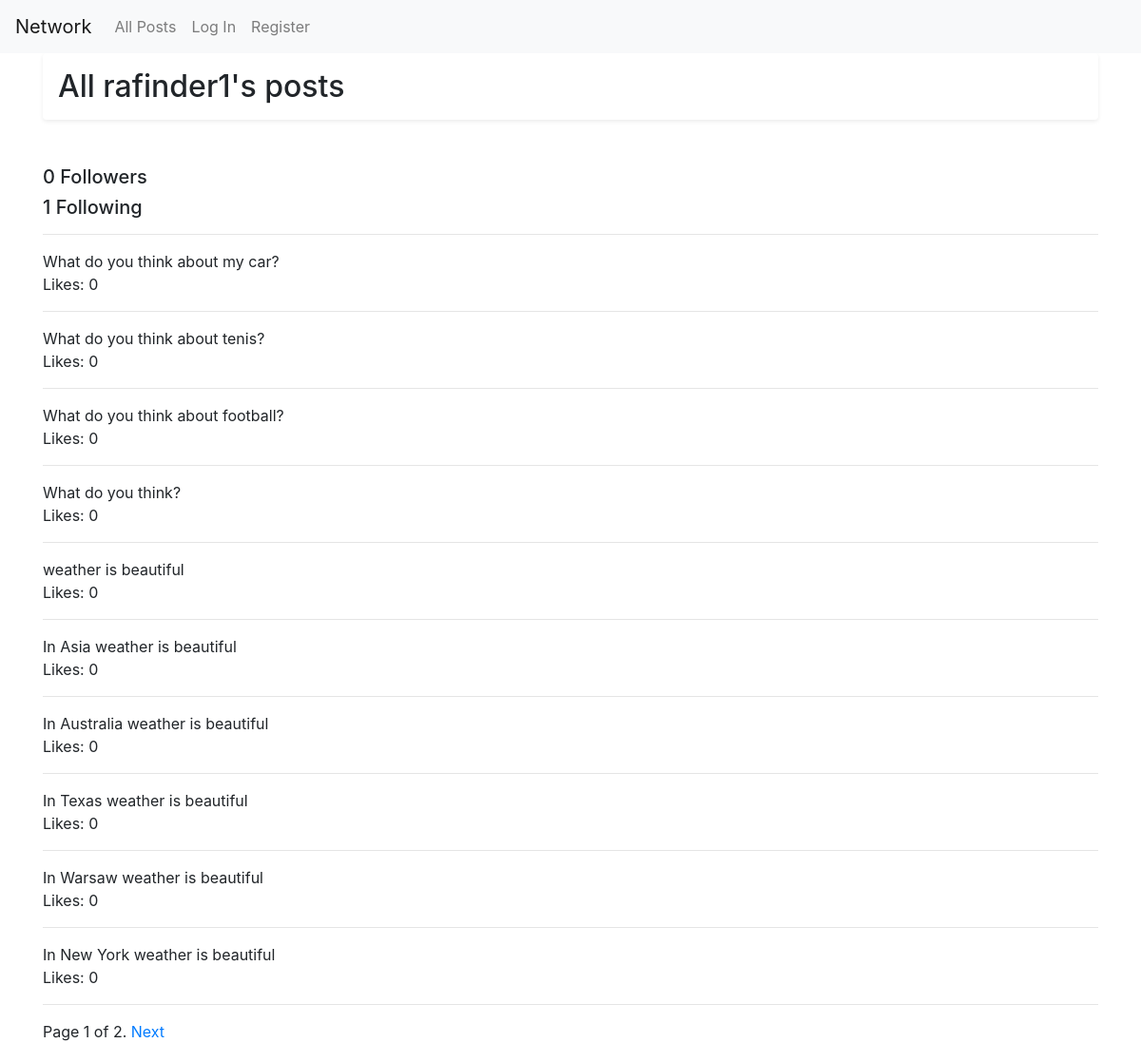
The page /profile/rafinder1 on the database its author committed.
### network/models.py (models this page shows, shortened)
class User(AbstractUser):
    posts = models.ForeignKey('Post', on_delete=models.CASCADE, default=None, null=True, blank=True)
    followers = models.ManyToManyField('self', blank=True, related_name='followers_users', symmetrical=False)
    following = models.ManyToManyField('self', blank=True, related_name='following_users', symmetrical=False)

class Post(models.Model):
    author = models.ForeignKey(User, on_delete=models.CASCADE, default=None, null=True, blank=True)
    text = models.CharField(max_length=500)
    date = models.DateTimeField(auto_now_add=True)
    likes = models.ManyToManyField(User, blank=True, related_name='likes_users')

### network/views.py (the view)
# urls.py: path('profile/<str:name>', views.profile, name='profile'),
def profile(request, name):
    user = User.objects.get(username=name)
    followers = user.followers.count()
    following = user.following.count()
    posts = Post.objects.filter(author=user.id)
    posts = posts.order_by('-date')
    paginator = Paginator(posts, 10)
    page = request.GET.get('page')
    try:
        posts_pag = paginator.page(page)
    except PageNotAnInteger:
        posts_pag = paginator.page(1)
    except EmptyPage:
        posts_pag = paginator.page(paginator.num_pages)
    return render(request, 'network/profile.html', {
            'username': user,
            'followers_count': followers,
            'following_count': following,
            'posts': posts_pag,
        })

### network/templates/network/profile.html (shortened to what this page needs)
{% extends "network/layout.html" %}
{% load static %}
{% block body %}
<div class="container">
    <h2 id="h2-posts" class="shadow-sm p-3 mb-5 bg-body rounded">All {{username}}'s posts</h2>
    <h4 class="_name" style="display: none;">{{ username }}</h4><span>
    <h5 id='followers_count'>{{followers_count}} Followers</h5>
    <h5 id='following_count'>{{following_count}} Following</h5>
    <hr>
    {% for post in posts %}
    <div class="post-frame">
        <div class="text-{{post.id}} elem-post">{{post.text}}</div>
        <span id='num-{{post.id}}'>Likes: {{post.likes.count}}</span>
        <hr>
    </div>
    {% endfor %}
    {% include "network/pagination.html" with page=posts %}
</div>
{% endblock %}

### rows shown on the page
User: username "rafinder1"
Post: text "What do you think about my car?", likes.count "0"
Post: text "What do you think about tenis?", likes.count "0"
Post: text "What do you think about football?", likes.count "0"
Post: text "What do you think?", likes.count "0"
Post: text "weather is beautiful", likes.count "0"
Post: text "In Asia weather is beautiful", likes.count "0"
Post: text "In Australia weather is beautiful", likes.count "0"
Post: text "In Texas weather is beautiful", likes.count "0"
Post: text "In Warsaw weather is beautiful", likes.count "0"
Post: text "In New York weather is beautiful", likes.count "0"

### other values the page prints
{{ followers_count }} "0"
{{ following_count }} "1"
{{ page.number }} "1"
{{ page.paginator.num_pages }} "2"
